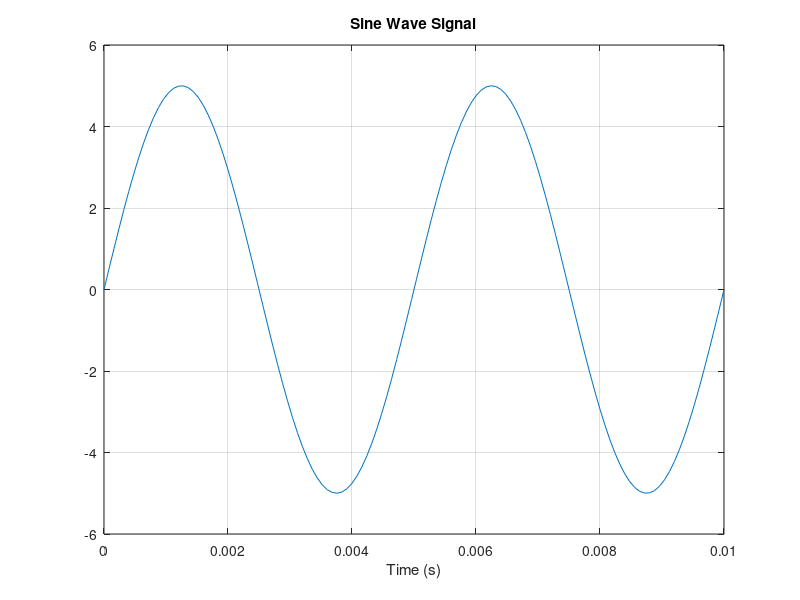
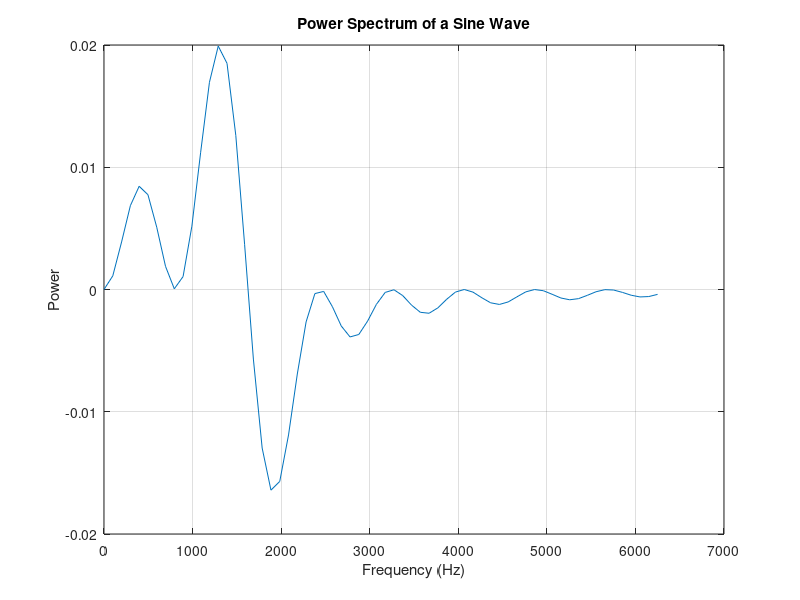

The MATLAB script that drew these images, in order:
% math_fft_01.m

% Fast Fourier Transform: decomposing a time series into
%  frequency components

% Ian Cooper
% email: ian.cooper@sydney.edu.au
% School of Physics, University of Sydney
% 180712 / Matlab version R2018a

% DOING PHYSICS WITH MATLAB 
%    ../mphome.htm

clear 
close all
clc

% INPUTS / FUNCTION y(t) ==============================================

% Number of grid points (power of 2)
   N = 126;
% Time steps
   f = 200;
   T = 1/f;
   tMax = 2*T;
   t = linspace(0,tMax,N);
% Function 
   y = 5.*sin(2*pi*f*t);
% Sampling period
   TS = t(2)-t(1);
% Sampling frequency
  fS = 1/TS;
  FTf = fS .* (0:N/2)/N;
% Compute fft
  F = fft(y,1024);
  
  Fp = F(1:N/2+1).*TS;
  
  


% Generate the plot, title and labels.
figure(1);
   pos = [0.1 0.1 0.3 0.3];
   set(gcf,'Units','normalized');
   set(gcf,'Position',pos);
   set(gcf,'color','w');
   plot(t,y);
   title('Sine Wave Signal');
   xlabel('Time (s)');
   grid on

figure(2);
   pos = [0.4 0.1 0.3 0.3];
   set(gcf,'Units','normalized');
   set(gcf,'Position',pos);
   set(gcf,'color','w');
   plot(FTf,real(Fp));
   title('Power Spectrum of a Sine Wave');
   xlabel('Frequency (Hz)');
  % xlim([0 500]);
   ylabel('Power');
   grid on
   
